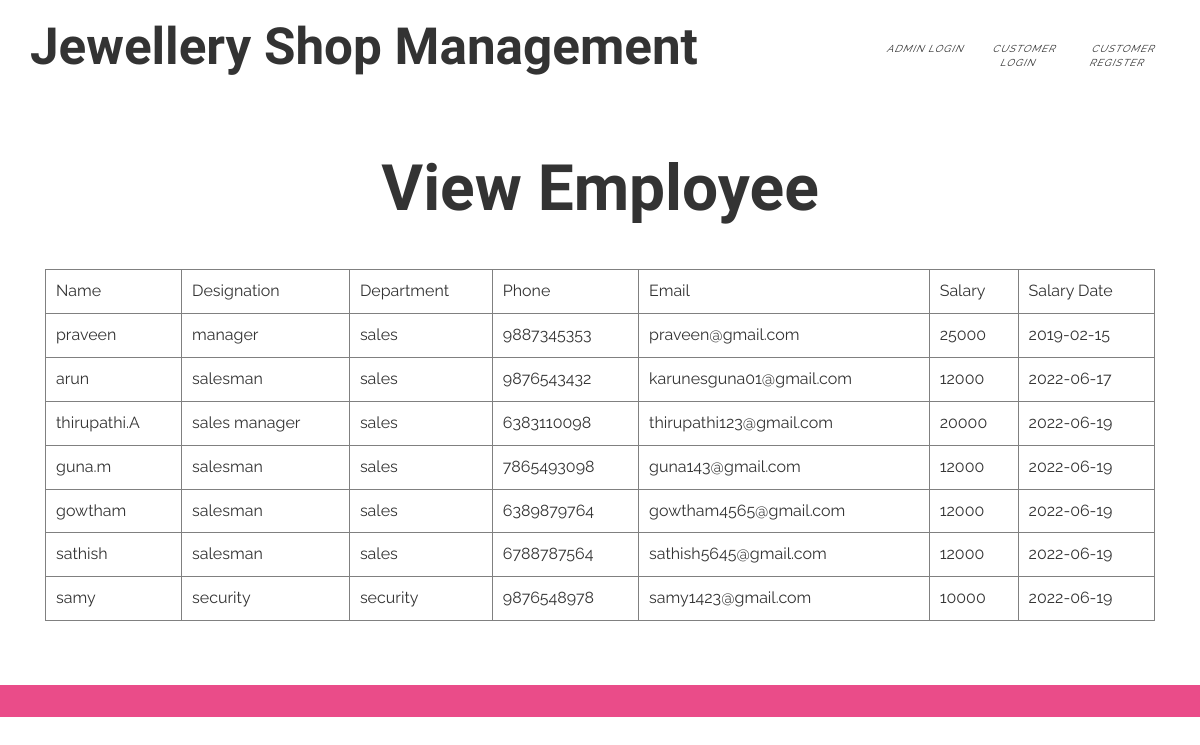
/viewemployee.php, run on the app's committed database.
### tables this page shows
CREATE TABLE IF NOT EXISTS `employee` (
  `employee_id` int(10) NOT NULL AUTO_INCREMENT,
  `employee_name` text NOT NULL,
  `employee_desig` text NOT NULL,
  `salary` text NOT NULL,
  `sdate` date NOT NULL,
  `dept` text NOT NULL,
  `phone` text NOT NULL,
  `email` text NOT NULL,
  PRIMARY KEY (`employee_id`)
);

### viewemployee.php (the view, shortened to what this page needs)
<?php
include("header.php");
?>
<div class="contact">
    <div class="container">
           <h3>View Employee</h3>
		   <div class="col-md-12 contact-top">
		   <table align="left" cellpadding="10" cellspacing="0" border="1" width="100%">
		   <tr><td>Name</td><td>Designation</td><td>Department</td><td>Phone</td><td>Email</td><td>Salary</td><td>Salary Date</td></tr>
		   <?php
		   $q=mysql_query("select * from  employee");
		    while($m=mysql_fetch_array($q))
			   {
			   $employee_name=$m['employee_name'];
			   $employee_desig=$m['employee_desig'];
			   $dept=$m['dept'];
			   $phone=$m['phone'];
			   $email=$m['email'];
			   $salary=$m['salary'];
			   $sdate=$m['sdate'];
		   			   echo "<tr><td>$employee_name</td><td>$employee_desig</td><td>$dept</td><td>$phone</td><td>$email</td><td>$salary</td><td>$sdate</td></tr>";
			   }
		   ?>
		   </table>
        </div>
    </div>
  </div>
<?php
include("footer.php");
?>

### css/style.css (style rules this page uses)
html, body { font-family: 'Raleway', sans-serif; font-size: 100%; background: #FFf; }
h1,h2,h3,h4,h5,h6 { margin:0; }
body, html { padding: 0; margin: 0; text-align: center; }
.contact { padding: 4em 0; text-align: left; }
.contact h3 { color: #333; font-size: 4em; font-weight: 700; font-family: 'Tangerine', cursive; margin-bottom: 0.7em; text-align: center; text-align:center; }

### data on the page
employee: employee_name "praveen", employee_desig "manager", dept "sales", phone "9887345353", email "praveen@gmail.com", salary "25000", sdate "2019-02-15"
employee: employee_name "arun", employee_desig "salesman", dept "sales", phone "9876543432", email "karunesguna01@gmail.com", salary "12000", sdate "2022-06-17"
employee: employee_name "thirupathi.A", employee_desig "sales manager", dept "sales", phone "6383110098", email "thirupathi123@gmail.com", salary "20000", sdate "2022-06-19"
employee: employee_name "guna.m", employee_desig "salesman", dept "sales", phone "7865493098", email "guna143@gmail.com", salary "12000", sdate "2022-06-19"
employee: employee_name "gowtham", employee_desig "salesman", dept "sales", phone "6389879764", email "gowtham4565@gmail.com", salary "12000", sdate "2022-06-19"
employee: employee_name "sathish", employee_desig "salesman", dept "sales", phone "6788787564", email "sathish5645@gmail.com", salary "12000", sdate "2022-06-19"
employee: employee_name "samy", employee_desig "security", dept "security", phone "9876548978", email "samy1423@gmail.com", salary "10000", sdate "2022-06-19"
